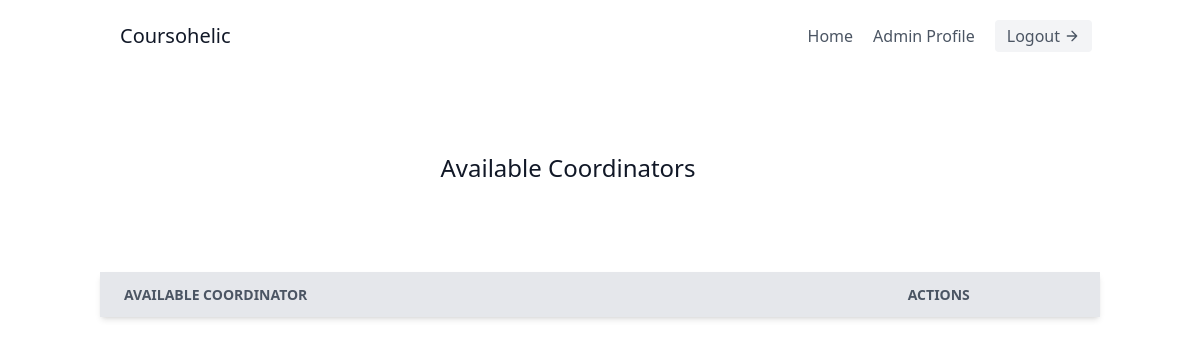
/institutionAdmin/ProgramCoordinatorList/addCoordinator/ (signed in), run on an earlier commit of the app's database.
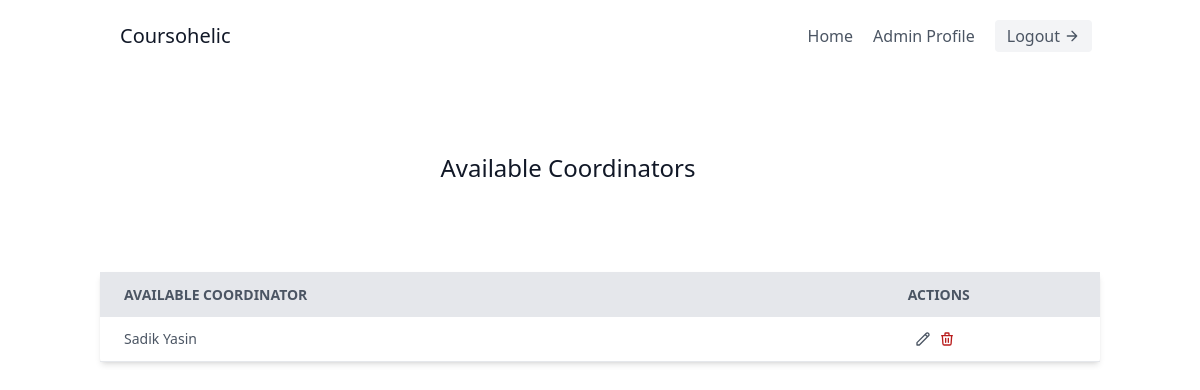
And on a later commit of the database.
### Authentication/models.py (models this page shows)
class User(AbstractUser):
    is_instructor = models.BooleanField(default=False)
    is_admin= models.BooleanField(default=True)
    is_coordinator = models.BooleanField(default=False)
    institution = models.CharField(max_length=200,default='')

### InstitutionAdmin/views.py (the view)
# urls.py: path('ProgramCoordinatorList/addCoordinator/',views.addCoordinator, name='addCoordinator'),
def addCoordinator(request):
    coordinator = User.objects.filter(is_coordinator = True, institution = request.user.institution)
    print(coordinator)
    print(request.user.first_name)
    context = {'coordinator' : coordinator}
    return render(request, 'AvailableCoordinatorList.html', context)

### Templates/AvailableCoordinatorList.html (shortened to what the changed rows need)
<!DOCTYPE html>
<html lang="en">
  <head>
    <script src="https://cdn.tailwindcss.com"></script>
    <link
      rel="stylesheet"
      href="https://cdnjs.cloudflare.com/ajax/libs/animate.css/4.1.1/animate.min.css"
    />
  </head>
  <body>
    <div class="overflow-x-auto animate__animated animate__zoomIn">
      <section class="text-gray-600 body-font">
        <div class="container px-5 py-20 mx-auto">
          <div
            class="lg:w-2/3 flex flex-col sm:flex-row sm:items-center items-start mx-auto text-center"
          >
            <h1
              class="flex-grow sm:pr-16 text-2xl font-medium title-font text-gray-900"
            >
              Available Coordinators
            </h1>
          </div>
        </div>
      </section>
      <div
        class="min-w-screen min-h-0 flex items-center justify-center font-sans overflow-hidden"
      >
        <div class="w-full lg:w-5/6">
          <div class="bg-white shadow-md rounded my-2">
            <table class="min-w-max w-full table-auto">
              <thead>
                <tr
                  class="bg-gray-200 text-gray-600 uppercase text-sm leading-normal"
                >
                  <th class="py-3 px-6 text-left">Available Coordinator</th>
                  <th class="py-3 px-6 text-">Actions</th>
                </tr>
              </thead>
              <tbody class="text-gray-600 text-sm font-light">
                {% for cor in coordinator %}
                <tr class="border-b border-gray-200 hover:bg-gray-100">
                  <td class="py-3 px-6 text-left whitespace-nowrap">
                    <div class="flex items-center">
                      <span class="font-medium">{{cor.first_name}}</span>
                    </div>
                  </td>
                  <td class="py-3 px-6 text-center">
                    <div class="flex item-center justify-center">
                      <div
                        class="w-4 mr-2 transform hover:text-purple-500 hover:scale-110"
                      >
                        <a href="{% url 'assignCoordinator' cor.id %}">
                          <svg
                            xmlns="http://www.w3.org/2000/svg"
                            fill="none"
                            viewBox="0 0 24 24"
                            stroke="currentColor"
                          >
                            <path
                              stroke-linecap="round"
                              stroke-linejoin="round"
                              stroke-width="2"
                              d="M15.232 5.232l3.536 3.536m-2.036-5.036a2.5 2.5 0 113.536 3.536L6.5 21.036H3v-3.572L16.732 3.732z"
                            />
                          </svg>
                        </a>
                      </div>
                      <div
                        class="w-4 mr-2 transform text-red-700 hover:text-red-900 hover:scale-110"
                      >
                        <a href="DeleteConfirmation.html">
                          <svg
                            xmlns="http://www.w3.org/2000/svg"
                            fill="none"
                            viewBox="0 0 24 24"
                            stroke="currentColor"
                          >
                            <path
                              stroke-linecap="round"
                              stroke-linejoin="round"
                              stroke-width="2"
                              d="M19 7l-.867 12.142A2 2 0 0116.138 21H7.862a2 2 0 01-1.995-1.858L5 7m5 4v6m4-6v6m1-10V4a1 1 0 00-1-1h-4a1 1 0 00-1 1v3M4 7h16"
                            />
                          </svg>
                        </a>
                      </div>
                    </div>
                  </td>
                </tr>
                {% endfor %}
              </tbody>
            </table>
          </div>
        </div>
      </div>
    </div>
  </body>
</html>

What changed in the data, as far as the page shows it:
added User: first_name "Sadik Yasin"
